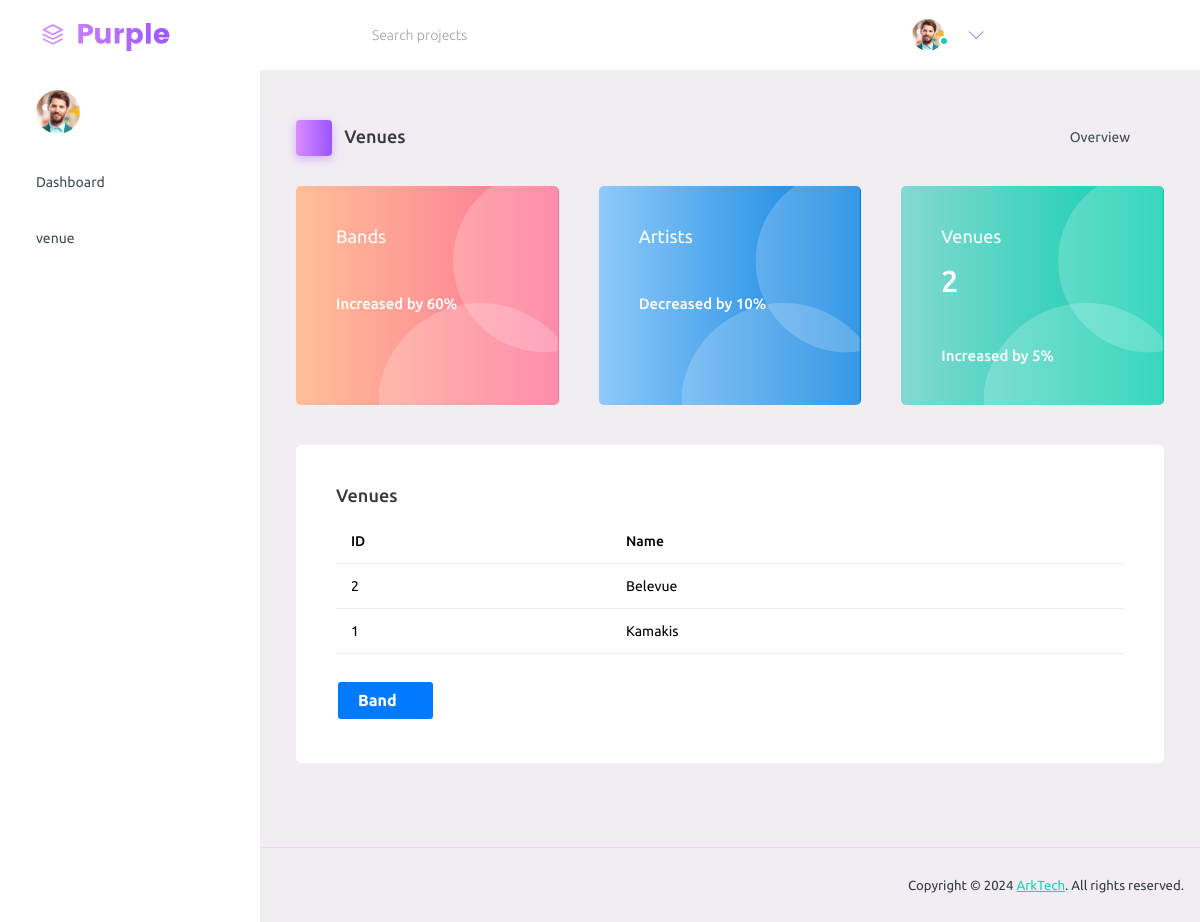
/venues/, run on an earlier commit of the app's database.
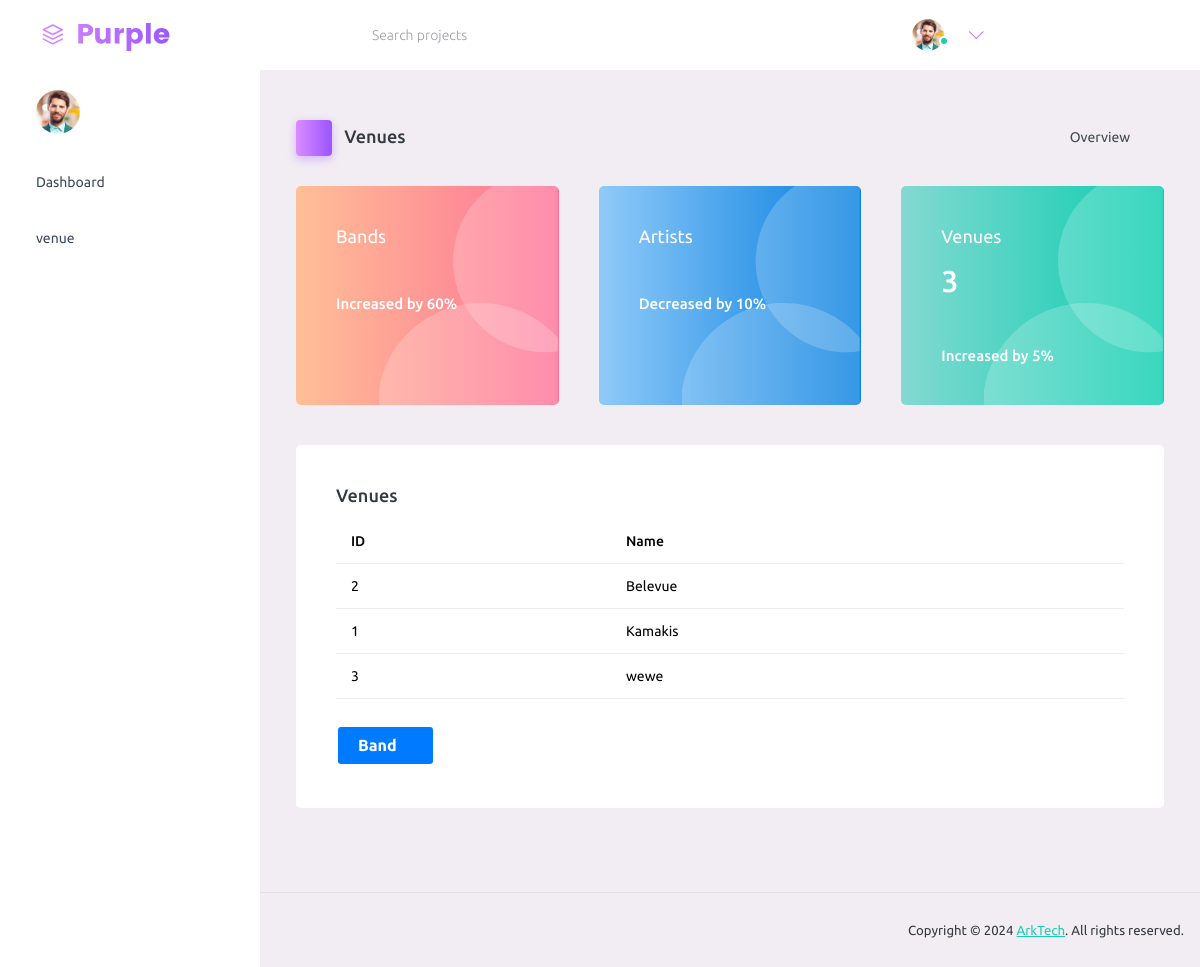
And on a later commit of the database.
### bands/models.py (models this page shows, shortened)
class Venue(models.Model):
    name = models.CharField(max_length=20)

### bands/views.py (the view)
# urls.py: path('venues/', views.venues, name='venues'),
def venues(request):
    venues = Venue.objects.all().order_by('name')
    all_venues =  venues.count()
    data = {
        "venue": venues,
        'all_venues':all_venues
    }
    return render(request, 'venues.html', data)

### templates/venues.html (shortened to what this page needs)
{% load static %}
<!DOCTYPE html>
<html lang="en">
  <head>
    <link rel="stylesheet" href="{% static 'assets/vendors/mdi/css/materialdesignicons.min.css' %}">
    <link rel="stylesheet" href="{% static 'assets/vendors/ti-icons/css/themify-icons.css'  %}">
    <link rel="stylesheet" href="{% static 'assets/vendors/css/vendor.bundle.base.css'  %}">
    <link rel="stylesheet" href="{% static 'assets/vendors/font-awesome/css/font-awesome.min.css'  %}">
    <link rel="stylesheet" href="{% static 'assets/vendors/font-awesome/css/font-awesome.min.css'  %}" />
    <link rel="stylesheet" href="{% static 'assets/vendors/bootstrap-datepicker/bootstrap-datepicker.min.css'  %}">
    <link rel="stylesheet" href="{% static 'assets/css/style.css'  %}">
  </head>
  <body>
    <div class="container-scroller">
      <nav class="navbar default-layout-navbar col-lg-12 col-12 p-0 fixed-top d-flex flex-row">
        <div class="text-center navbar-brand-wrapper d-flex align-items-center justify-content-start">
          <a class="navbar-brand brand-logo" href="index.html"><img src="{% static 'assets/images/logo.svg'  %}" alt="logo" /></a>
        </div>
        <div class="navbar-menu-wrapper d-flex align-items-stretch">
          <button class="navbar-toggler navbar-toggler align-self-center" type="button" data-toggle="minimize">
            <span class="mdi mdi-menu"></span>
          </button>
          <div class="search-field d-none d-md-block">
            <form class="d-flex align-items-center h-100" action="#">
              <div class="input-group">
                <div class="input-group-prepend bg-transparent">
                  <i class="input-group-text border-0 mdi mdi-magnify"></i>
                </div>
                <input type="text" class="form-control bg-transparent border-0" placeholder="Search projects">
              </div>
            </form>
          </div>
          <ul class="navbar-nav navbar-nav-right">
            <li class="nav-item nav-profile dropdown">
              <a class="nav-link dropdown-toggle" id="profileDropdown" href="#" data-bs-toggle="dropdown" aria-expanded="false">
                <div class="nav-profile-img">
                  <img src="{% static 'assets/images/faces/face1.jpg'  %}" alt="image">
                  <span class="availability-status online"></span>
                </div>
              </a>
            </li>
            <li class="nav-item d-none d-lg-block full-screen-link">
              <a class="nav-link">
                <i class="mdi mdi-fullscreen" id="fullscreen-button"></i>
              </a>
            </li>
            <li class="nav-item nav-logout d-none d-lg-block">
              <a class="nav-link" href="#">
                <i class="mdi mdi-power"></i>
              </a>
            </li>
            <li class="nav-item nav-settings d-none d-lg-block">
              <a class="nav-link" href="#">
                <i class="mdi mdi-format-line-spacing"></i>
              </a>
            </li>
          </ul>
        </div>
      </nav>
      <div class="container-fluid page-body-wrapper">
        <nav class="sidebar sidebar-offcanvas" id="sidebar">
          <ul class="nav">
            <li class="nav-item nav-profile">
              <a href="#" class="nav-link">
                <div class="nav-profile-image">
                  <img src="{% static 'assets/images/faces/face1.jpg'  %}" alt="profile" />
                </div>
                <i class="mdi mdi-bookmark-check text-success nav-profile-badge"></i>
              </a>
            </li>
            <li class="nav-item">
              <a class="nav-link" href="{% url 'home' %}">
                <span class="menu-title">Dashboard</span>
                <i class="mdi mdi-home menu-icon"></i>
              </a>
            </li>
            <li class="nav-item">
              <a class="nav-link" href="{% url 'venues' %}">
                <span class="menu-title">venue</span>
                <i class="mdi mdi-home menu-icon"></i>
              </a>
            </li>
          </ul>
        </nav>
        <div class="main-panel">
          <div class="content-wrapper">
            <div class="page-header">
              <h3 class="page-title">
                <span class="page-title-icon bg-gradient-primary text-white me-2">
                  <i class="mdi mdi-home"></i>
                </span> Venues
              </h3>
              <nav aria-label="breadcrumb">
                <ul class="breadcrumb">
                  <li class="breadcrumb-item active" aria-current="page">
                    Overview <i class="mdi mdi-alert-circle-outline icon-sm text-primary align-middle"></i>
                  </li>
                </ul>
              </nav>
            </div>
            <div class="row">
              <div class="col-md-4 stretch-card grid-margin">
                <div class="card bg-gradient-danger card-img-holder text-white">
                  <div class="card-body">
                    <img src="{% static 'assets/images/dashboard/circle.svg'  %}" class="card-img-absolute" alt="circle-image" />
                    <h4 class="font-weight-normal mb-3">Bands
                    </h4>
                    <h6 class="card-text">Increased by 60%</h6>
                  </div>
                </div>
              </div>
              <div class="col-md-4 stretch-card grid-margin">
                <div class="card bg-gradient-info card-img-holder text-white">
                  <div class="card-body">
                    <img src="{% static 'assets/images/dashboard/circle.svg'%}" class="card-img-absolute" alt="circle-image" />
                    <h4 class="font-weight-normal mb-3">Artists
                    </h4>
                    <h2 class="mb-5">{{ number_of_art }}<h2>
                    <h6 class="card-text">Decreased by 10%</h6>
                  </div>
                </div>
              </div>
              <div class="col-md-4 stretch-card grid-margin">
                <div class="card bg-gradient-success card-img-holder text-white">
                  <div class="card-body">
                    <img src="{% static 'assets/images/dashboard/circle.svg'  %}" class="card-img-absolute" alt="circle-image" />
                    <h4 class="font-weight-normal mb-3">Venues
                    </h4>
                    <h2 class="mb-5">{{ all_venues }}</h2>
                    <h6 class="card-text">Increased by 5%</h6>
                  </div>
                </div>
              </div>
            </div>
            <div class="row">
              <div class="col-12 grid-margin">
                <div class="card">
                  <div class="card-body">
                    <h4 class="card-title">Venues</h4>
                    <div class="table-responsive">
                      <table class="table">
                        <thead>
                          <tr>
                            <th> ID </th>
                            <th> Name</th>
                          </tr>
                        </thead>
                        <tbody>
                          {% for band in venue %}
                          <tr>
                            <td>
                              {{band.id}}
                            </td>
                            <td>
                              {{band.name}}
                            </td>
                            {% endfor %}
                          </tr>
                        </tbody>
                      </table>
                    </div>
                      <nav>
                        <a class="nav-link" href="{% url 'create_band' %}">
                          <button class="btn">
                            <span class="menu-title">Band</span>
                            <i class="mdi mdi-home menu-icon"></i>
                          </button>
                        </a>
                      </nav>
                  </div>
                </div>
              </div>
            </div>
          </div>
          <footer class="footer">
            <div class="d-sm-flex justify-content-center justify-content-sm-between">
              <span class="float-none float-sm-right d-block mt-1 mt-sm-0 text-center">Copyright © 2024 <a href="https://github.com/kibetamos" target="_blank">ArkTech</a>. All rights reserved.</span>
            </div>
          </footer>
        </div>
      </div>
    </div>
  </body>
</html>

### templates/venues.html (style rules this page uses)
.btn { background-color: #007bff; color: white; border: none; padding: 10px 20px; cursor: pointer; text-align: center; text-decoration: none; display: inline-block; font-size: 16px; margin: 4px 2px; transition-duration: 0.4s; }

What changed in the data, as far as the page shows it:
added Venue: id "3", name "wewe"
Also different on the page:
{{ all_venues }}: "2" → "3"
